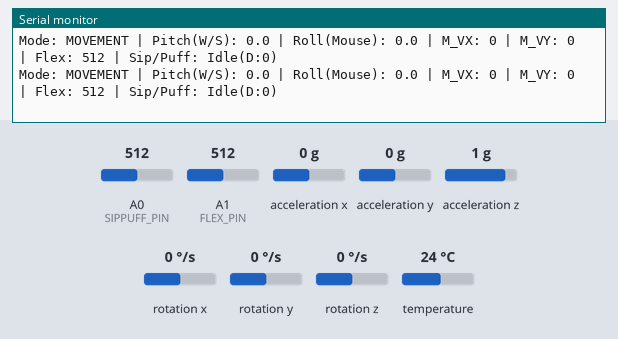
Bench run of a sketch on a simulated Arduino Leonardo, built with avr-gcc and run on an emulated ATmega32U4. Parts: the last lines printed to the serial monitor. The test bench sets the inputs (shaded band); at power-on: A0 (SIPPUFF_PIN) = 512, A1 (FLEX_PIN) = 512, acceleration x 0 g, acceleration y 0 g, acceleration z 1 g, rotation x 0 °/s, rotation y 0 °/s, rotation z 0 °/s, temperature 24 °C. USB keyboard and mouse output is not drawn.

Above: at 4.8 s.
4.9 s: A0 (SIPPUFF_PIN) set to 517
At 5.9 s:
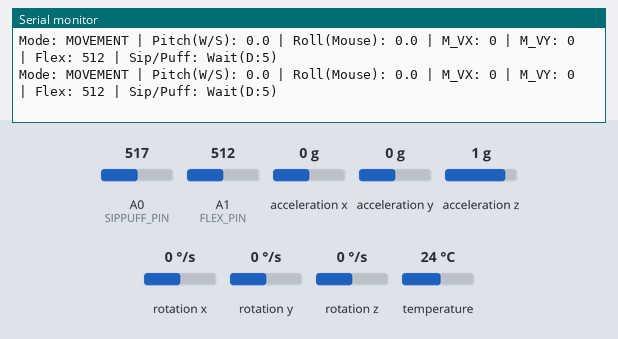
9.8 s: A1 (FLEX_PIN) set to 684
At 10.5 s:
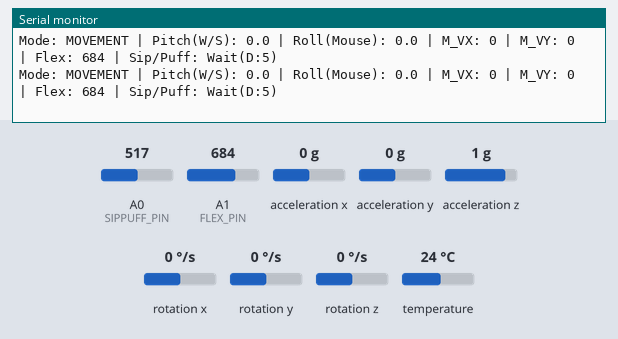
11.3 s: A1 (FLEX_PIN) set to 718
At 12.2 s:
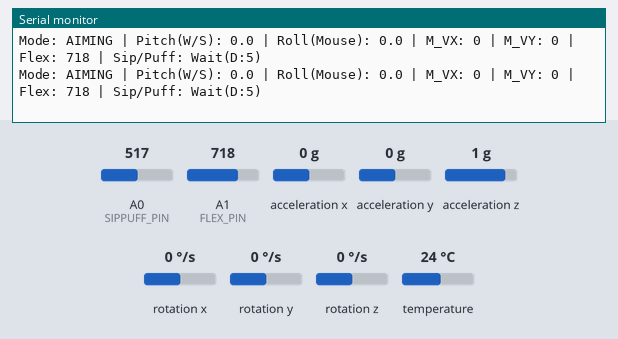

Measured:
- the behaviour switches between 516 and 517 on A0 (SIPPUFF_PIN) (found by bisection; images 0 and 1)
- the behaviour switches between 700 and 701 on A1 (FLEX_PIN) (found by bisection; images 2 and 3)
- after the input at 4.9 s, the serial monitor: prints a new line at once (image 1)
- after the input at 9.8 s, the serial monitor: prints a new line at once (image 2)
- after the input at 11.3 s, the serial monitor: prints a new line at once (image 3)

The sketch:

9.MPU_final.ino
```cpp
/*
 * MPU6050 + Sip & Puff 完整控制器
 * Version: 10.0 (Final Integration)
 * Description:
 * 1. 整合了 MPU6050 的雙模式移動/瞄準系統 (V9.1)。
 * 2. 整合了 Sip & Puff 的動作控制系統 (V2.5)。
 * 3. 兩個系統在 A0 和 A1 上獨立運作，功能完整合併。
 *
 * Code Integrated by: Code Companion
 */

// --- 共同函式庫 ---
#include <Wire.h>
#include <Adafruit_MPU6050.h>
#include <Adafruit_Sensor.h>
#include <Keyboard.h>
#include <Mouse.h>

// --- 感測器物件 ---
Adafruit_MPU6050 mpu;

// --- Tweakable Parameters (All parameters from both codes) ---

// -- MPU6050 Movement Control (Pitch-based) --
const int PITCH_WALK_THRESHOLD = 3;
const int PITCH_SPRINT_THRESHOLD = 5;
const int PITCH_BACKUP_THRESHOLD = 10;

// -- FlexiForce Aim-Mode "Clutch" (on A1) --
const int FLEX_PIN = A1;
int FLEX_AIM_THRESHOLD = 700;

// -- MPU6050 "Movement Mode" Mouse Control (Constant Speed) --
const float ROLL_DEADZONE_RIGHT = 6.0;
const int MOUSE_SPEED_RIGHT = 8;
const float ROLL_DEADZONE_LEFT = 12.0;
const int MOUSE_SPEED_LEFT = 8;

// -- MPU6050 "Fine-Aim Mode" Mouse Control (Proportional) --
const float AIM_ROLL_DEADZONE_LEFT = 7.0;
float mouseMultiplierAimLeft = 0.3;
const float AIM_ROLL_DEADZONE_RIGHT = 7.0;
float mouseMultiplierAimRight = 0.3;
const float AIM_PITCH_DEADZONE_UP = 3.0;
float mouseMultiplierAimUp = 0.3;
const float AIM_PITCH_DEADZONE_DOWN = 10.0;
float mouseMultiplierAimDown = 0.2;
const int AIM_MODE_COOLDOWN_MS = 500;

// -- MPU6050 Complementary Filter --
float complementaryFactor = 0.98;

// -- Sip & Puff Control (MPX5050 Sensor on A0) --
const int SIPPUFF_PIN = A0;
const int HARD_PUFF_THRESHOLD = 30;
const int SOFT_PUFF_THRESHOLD = 15;
const int SIP_THRESHOLD = -5;
const int NEUTRAL_DEADZONE = 5;
const int EVALUATION_PERIOD = 10;

// --- State Tracking (All states from both codes) ---

// MPU6050 States
float stableAnglePitch = 0.0;
float stableAngleRoll = 0.0;
unsigned long lastUpdateTime = 0;
struct KeyStates {
  bool w = false, s = false, left_ctrl = false;
  bool left_shift = false; // (Not used in V9.1, but here for completeness)
};
KeyStates keyStates;
float neutralPitchOffset = 0.0;
float neutralRollOffset = 0.0;

bool aimModeWasEngaged = false;
unsigned long aimModeReleaseTime = 0;

// Sip & Puff States
int sipPuffBaseline = 0;
bool sipActionTaken = false;
bool isLeftClickHeld = false;
bool isJumpHeld = false;
bool isEvaluatingPuff = false;
int puffMeasurementCounter = 0;


// --- Helper Functions (From MPU code) ---
void handleKeyPress(uint8_t key, bool shouldBePressed, bool &isPressed) {
  if (shouldBePressed && !isPressed) {
    Keyboard.press(key); isPressed = true;
  } else if (!shouldBePressed && isPressed) {
    Keyboard.release(key); isPressed = false;
  }
}
float calculateAngleDifference(float currentAngle, float targetAngle) {
  float diff = currentAngle - targetAngle;
  while (diff <= -180) diff += 360;
  while (diff > 180) diff -= 360;
  return diff;
}

// --- setup() (Combined) ---
void setup() {
  Serial.begin(115200);

  // --- 1. MPU6050 Initialization ---
  if (!mpu.begin()) {
    Serial.print("Ooops, no MPU6050 detected...");
    while (1);
  }
  Serial.println("MPU6050 Found!");
  mpu.setAccelerometerRange(MPU6050_RANGE_8_G);
  mpu.setGyroRange(MPU6050_RANGE_500_DEG);
  mpu.setFilterBandwidth(MPU6050_BAND_21_HZ);

  // --- 2. Initialize Keyboard & Mouse ---
  Keyboard.begin();
  Mouse.begin();

  // --- 3. Calibrate Sip & Puff Pressure Sensor (from V2.5) ---
  Serial.println("Calibrating Pressure Sensor (Sip/Puff)...");
  long pressureSum = 0;
  for (int i = 0; i < 500; i++) {
    pressureSum += analogRead(SIPPUFF_PIN);
    delay(2);
  }
  sipPuffBaseline = pressureSum / 500;
  Serial.print("Sip/Puff Baseline: ");
  Serial.println(sipPuffBaseline);

  // --- 4. Calibrate "Neutral Pitch and Roll Values" (from V9.1) ---
  Serial.println("Calibrating \"Neutral Pitch and Roll Values\"...");
  delay(2000);
  sensors_event_t a, g, temp;
  float pitchSum = 0;
  float rollSum = 0;
  int calibrationSamples = 50;
  for (int i = 0; i < calibrationSamples; i++) {
     mpu.getEvent(&a, &g, &temp);
     pitchSum += atan2(-a.acceleration.x, sqrt(a.acceleration.y * a.acceleration.y + a.acceleration.z * a.acceleration.z)) * 180 / M_PI;
     rollSum += atan2(a.acceleration.y, a.acceleration.z) * 180 / M_PI;
     delay(10);
  }
  neutralPitchOffset = pitchSum / calibrationSamples;
  neutralRollOffset = rollSum / calibrationSamples;
  stableAnglePitch = neutralPitchOffset;
  stableAngleRoll = neutralRollOffset;

  Serial.print("Neutral Pitch Offset (W/S Control): ");
  Serial.println(neutralPitchOffset);
  Serial.print("Neutral Roll Offset (Mouse Control): ");
  Serial.println(neutralRollOffset);

  // --- 5. Initialize MPU Filter Timer ---
  lastUpdateTime = millis();

  Serial.println("MPU6050 + SipPuff Controller ready.");
}


void loop() {
  // --- BLOCK 1: Sip & Puff Logic (from V2.5) ---
  int currentSipPuffPressure = analogRead(SIPPUFF_PIN);
  int sipPuffDelta = currentSipPuffPressure - sipPuffBaseline;
  bool sipPuff_isNeutral = abs(sipPuffDelta) < NEUTRAL_DEADZONE;
  bool sipPuff_isHardPuff = sipPuffDelta > HARD_PUFF_THRESHOLD;
  bool sipPuff_isSip = sipPuffDelta < SIP_THRESHOLD;
  bool sipPuff_isSoftPuffRange = (sipPuffDelta > SOFT_PUFF_THRESHOLD) && (sipPuffDelta <= HARD_PUFF_THRESHOLD);

  if (sipPuff_isNeutral) {
    if (sipActionTaken) { sipActionTaken = false; }
    if (isLeftClickHeld) { Mouse.release(MOUSE_LEFT); isLeftClickHeld = false; }
    if (isJumpHeld) { Keyboard.release(' '); isJumpHeld = false; }
    isEvaluatingPuff = false; puffMeasurementCounter = 0;
  }
  else if (sipPuff_isSip && !sipActionTaken) {
    Mouse.click(MOUSE_RIGHT);
    sipActionTaken = true;
    isEvaluatingPuff = false; puffMeasurementCounter = 0;
    if (isLeftClickHeld) { Mouse.release(MOUSE_LEFT); isLeftClickHeld = false; }
    if (isJumpHeld) { Keyboard.release(' '); isJumpHeld = false; }
  }
  else if (!sipActionTaken) {
    if (sipPuff_isHardPuff) {
      if (!isJumpHeld) {
        Keyboard.press(' '); isJumpHeld = true;
      }
      isEvaluatingPuff = false; puffMeasurementCounter = 0;
      if (isLeftClickHeld) { Mouse.release(MOUSE_LEFT); isLeftClickHeld = false; }
    }
    else if (sipPuff_isSoftPuffRange) {
      if (isJumpHeld) { Keyboard.release(' '); isJumpHeld = false; }
      if (!isLeftClickHeld) {
        if (!isEvaluatingPuff) {
          isEvaluatingPuff = true; puffMeasurementCounter = 0;
        }
        else {
          puffMeasurementCounter++;
          if (puffMeasurementCounter >= EVALUATION_PERIOD) {
            Mouse.press(MOUSE_LEFT); isLeftClickHeld = true;
            isEvaluatingPuff = false;
          }
        }
      }
    }
    else {
      if (isLeftClickHeld) { Mouse.release(MOUSE_LEFT); isLeftClickHeld = false; }
      if (isJumpHeld) { Keyboard.release(' '); isJumpHeld = false; }
      if (isEvaluatingPuff) { isEvaluatingPuff = false; puffMeasurementCounter = 0; }
    }
  }
  // --- Sip & Puff Logic End ---


  // --- BLOCK 2: MPU6050 Logic (from V9.1) ---
  sensors_event_t a, g, temp;
  mpu.getEvent(&a, &g, &temp);

  // MPU Complementary Filter
  unsigned long currentTime = millis();
  float dt = (currentTime - lastUpdateTime) / 1000.0;
  lastUpdateTime = currentTime;
  float accelAnglePitch = atan2(-a.acceleration.x, sqrt(a.acceleration.y * a.acceleration.y + a.acceleration.z * a.acceleration.z)) * 180 / M_PI;
  float accelAngleRoll = atan2(a.acceleration.y, a.acceleration.z) * 180 / M_PI;
  stableAnglePitch = complementaryFactor * (stableAnglePitch + (g.gyro.y * 180 / M_PI) * dt) + (1 - complementaryFactor) * (accelAnglePitch);
  stableAngleRoll  = complementaryFactor * (stableAngleRoll  + (g.gyro.x * 180 / M_PI) * dt) + (1 - complementaryFactor) * (accelAngleRoll);

  // Calculate Relative Displacements
  float relativePitch = stableAnglePitch - neutralPitchOffset;
  float relativeRoll = stableAngleRoll - neutralRollOffset;

  // Read FlexiForce Sensor (Mode Switch)
  int flexValue = analogRead(FLEX_PIN);
  bool aimModeIsEngaged = (flexValue > FLEX_AIM_THRESHOLD);

  // Initialize control variables
  bool should_w_be_pressed = false;
  bool should_s_be_pressed = false;
  bool should_ctrl_be_pressed = false;

  if (!aimModeIsEngaged && aimModeWasEngaged) {
    // We just switched from AIM -> MOVEMENT
    // Record the time we let go.
    aimModeReleaseTime = millis();
  }
  aimModeWasEngaged = aimModeIsEngaged;

  int mouse_vx = 0;
  int mouse_vy = 0;

  // MPU Mode-Switching Logic
  if (!aimModeIsEngaged) {
    // --- MODE 1: MOVEMENT ---
    // 1. Keyboard Movement Control IS ACTIVE
    unsigned long timeSinceAimRelease = millis() - aimModeReleaseTime;

    if (relativePitch > PITCH_SPRINT_THRESHOLD) {
      should_w_be_pressed = true;
      should_ctrl_be_pressed = true;
    }
    else if (relativePitch > PITCH_WALK_THRESHOLD) {
      should_w_be_pressed = true;
    }
    else if (relativePitch < -PITCH_BACKUP_THRESHOLD) {
      should_s_be_pressed = true;
    }

    // 2. Constant-Speed Mouse X Control IS ACTIVE
    if (timeSinceAimRelease > AIM_MODE_COOLDOWN_MS) {
      if (relativeRoll > ROLL_DEADZONE_RIGHT) {
        mouse_vx = MOUSE_SPEED_RIGHT;
      }
      else if (relativeRoll < -ROLL_DEADZONE_LEFT) {
        mouse_vx = -MOUSE_SPEED_LEFT;
      }
    }

    handleKeyPress(KEY_LEFT_SHIFT, false, keyStates.left_shift);
  }
  else {
    // --- MODE 2: FINE-AIM ---
    // 1. Keyboard Movement Control IS DISABLED

    // 2. Proportional Mouse X/Y Control IS ACTIVE
    if (relativeRoll > AIM_ROLL_DEADZONE_RIGHT) { // Aim Right
      mouse_vx = (int)( (relativeRoll - AIM_ROLL_DEADZONE_RIGHT) * mouseMultiplierAimRight );
    }
    else if (relativeRoll < -AIM_ROLL_DEADZONE_LEFT) { // Aim Left
      mouse_vx = (int)( (relativeRoll + AIM_ROLL_DEADZONE_LEFT) * mouseMultiplierAimLeft );
    }
    if (relativePitch > AIM_PITCH_DEADZONE_UP) { // Aim Up
      mouse_vy = (int)( (relativePitch - AIM_PITCH_DEADZONE_UP) * mouseMultiplierAimUp );
    }
    else if (relativePitch < -AIM_PITCH_DEADZONE_DOWN) { // Aim Down
      mouse_vy = (int)( (relativePitch + AIM_PITCH_DEADZONE_DOWN) * mouseMultiplierAimDown );
    }

    handleKeyPress(KEY_LEFT_SHIFT, false, keyStates.left_shift);
  }

  // Update All MPU Keys
  handleKeyPress('w', should_w_be_pressed, keyStates.w);
  handleKeyPress('s', should_s_be_pressed, keyStates.s);
  handleKeyPress(KEY_LEFT_CTRL, should_ctrl_be_pressed, keyStates.left_ctrl);

  // Move The Mouse
  if (mouse_vx != 0 || mouse_vy != 0) {
    Mouse.move(mouse_vx, mouse_vy, 0);
  }

  // --- Unified Serial Monitor (Debug Output) ---
  Serial.print("Mode: ");
  if (aimModeIsEngaged) {
    Serial.print("AIMING");
  } else {
    Serial.print("MOVEMENT");
  }
  Serial.print(" | Pitch(W/S): "); Serial.print(relativePitch, 1);
  Serial.print(" | Roll(Mouse): "); Serial.print(relativeRoll, 1);
  Serial.print(" | M_VX: "); Serial.print(mouse_vx);
  Serial.print(" | M_VY: "); Serial.print(mouse_vy);
  Serial.print(" | Flex: "); Serial.print(flexValue);

  // Add Sip/Puff debug info
  String sipPuffKeysStr = "";
  if (isLeftClickHeld) sipPuffKeysStr += "LClick ";
  if (isJumpHeld) sipPuffKeysStr += "Jump ";
  if (sipActionTaken) sipPuffKeysStr += "RClick(Lock) ";
  if (isEvaluatingPuff) sipPuffKeysStr += "Eval ";
  if (sipPuffKeysStr.length() == 0 && !sipPuff_isNeutral) sipPuffKeysStr = "Wait";
  else if (sipPuffKeysStr.length() == 0) sipPuffKeysStr = "Idle";
  Serial.print(" | Sip/Puff: " + sipPuffKeysStr + "(D:" + String(sipPuffDelta) + ")");

  Serial.println();

  delay(8);
}
```
